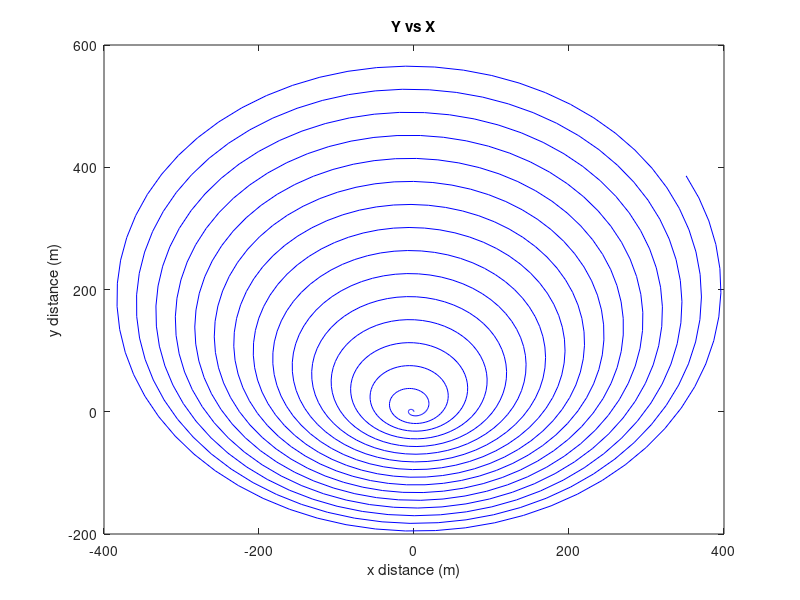
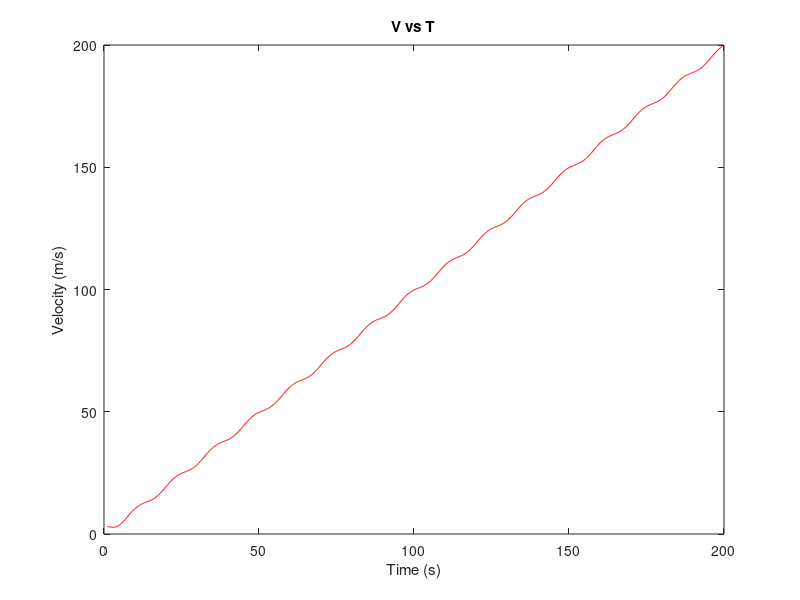

Recreate these plots in MATLAB, in order. (Note: this script raises an error after producing the figures.)
%%
% AE 352 Problem 3
tMin = 1; %starting time
tMax = 200; %ending time
dt = (tMax-tMin)/1000; % time steps
v = zeros(3, 1000); %allocate space for velocity
x = zeros(1000); % allocate space for x values
y = zeros(1000); % allocate space for y values
for i=1:1000 %iterate to find vx and vy values
    v(1, i) = -2*sin(dt*i*0.5)-cos(dt*i*0.5)*(dt*i);
    v(2, i) =  1 - sin(dt*i*0.5)*(i*dt)+2*cos(dt*i*0.5);
    v(3, i) = sqrt(v(1,i)^2 + v(2,i)^2); %find the magnitude of velocity from the components
end

for i = 1:999 %iterate to find positions
    x(i+1) = x(i) + (dt)*(v(1,i));
    y(i+1) = y(i) + dt*(v(2,i));
end
figure(1)
plot(x,y, 'b-');
title('Y vs X');
xlabel('x distance (m)');
ylabel('y distance (m)');

vecV = sqrt(x.^2 + y.^2);
figure(2)
t = 1:(199/999):200;
plot(t, v(3,:), 'r-')
title('V vs T');
xlabel('Time (s)');
ylabel('Velocity (m/s)');
syms z
% Repeat the Process for a different Omega
v2 = zeros(3, 1000);
x2 = zeros(1000);
y2 = zeros(1000);

for i=1:1000
    theta = integral(@(z)0.5*exp(-0.01*z),1, i*dt); %% theta is no longer constant so we must integrate to find it
    %v2(1, i) = -2*sin(dt*i*(0.5*exp(-0.01*i*dt)))-cos(dt*i*0.5*exp(-0.01*i*dt))*(dt*i*2*0.5*exp(-0.01*i*dt));
    %v2(2, i) = 1 - sin(dt*i*0.5*exp(-0.01*i*dt))*(2*i*dt*0.5*exp(-0.01*i*dt))+2*cos(dt*i*0.5*exp(-0.01*i*dt));
    %v2(3, i) = sqrt(v2(1,i)^2 + v2(2,i)^2);
    v2(1, i) = -2*sin(theta)-cos(theta)*(dt*i*2*0.5*exp(-0.01*i*dt));
    v2(2, i) = 1 - sin(theta)*(2*i*dt*0.5*exp(-0.01*i*dt))+2*cos(theta);
    v2(3, i) = sqrt(v2(1,i)^2 + v2(2,i)^2);
end

for i = 1:999
    x2(i+1) = x2(i) + (dt)*(v2(1,i));
    y2(i+1) = y2(i) + dt*(v2(2,i));
end

figure(3)
plot(x2, y2, 'g-')
title('Y vs X');
xlabel('x distance (m)');
ylabel('y distance (m)');
figure(4)
plot(t, v2(3,:),'r-')
title('V vs T');
xlabel('Time (s)');
ylabel('Velocity (m/s)');
%%instead of 2t, we'll try tanh(t) for the spiders movement
v3 = zeros(3, 1000);
x3 = zeros(1000);
y3 = zeros(1000);

for i=1:1000
    v3(1, i) = -2*sin(dt*i*0.5)-cos(dt*i*0.5)*(0.5*tanh(dt*i));
    v3(2, i) =  1 - sin(dt*i*0.5)*(0.5*tanh(dt*i))+2*cos(dt*i*0.5);
    v3(3, i) = sqrt(v3(1,i)^2 + v3(2,i)^2);
end

for i = 1:999
    x3(i+1) = x3(i) + (dt)*(v3(1,i));
    y3(i+1) = y3(i) + dt*(v3(2,i));
end

figure(5)
plot(x3, y3, 'g-')
title('Y vs X');
xlabel('x distance (m)');
ylabel('y distance (m)');
figure(6)
plot(t, v3(3,:),'r-')
title('V vs T');
xlabel('Time (s)');
ylabel('Velocity (m/s)');
